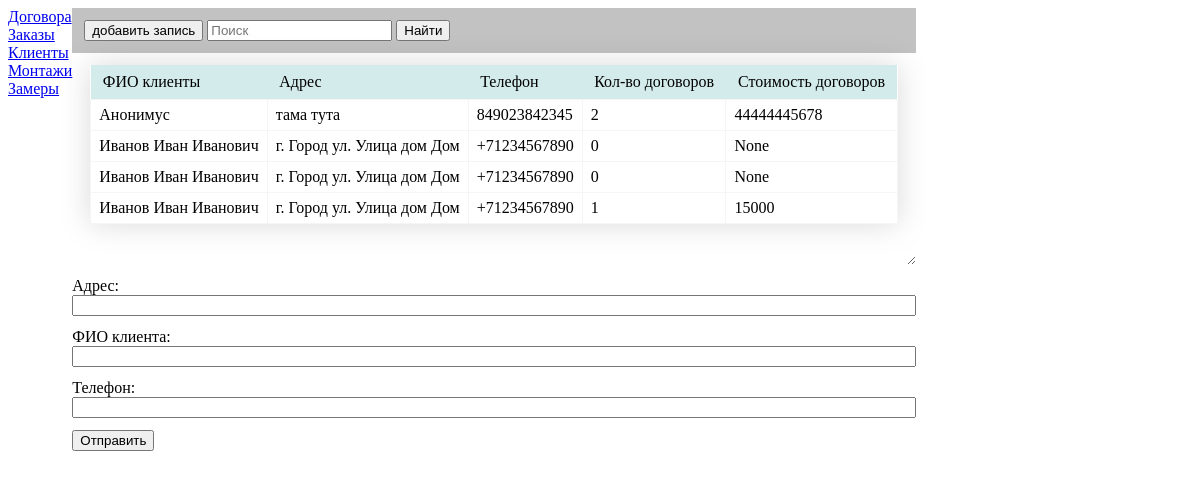
The page /forms/customers on the database its author committed.
### main_forms/models.py (models this page shows, shortened)
class Customers(models.Model):
    id = models.AutoField(primary_key=True, unique=True)
    address = models.CharField(max_length=255, verbose_name='Адрес')                        # Адрес
    customer_name = models.CharField(max_length=255, verbose_name='ФИО клиента')            # ФИО клиента
    phone = models.CharField(max_length=12, verbose_name='Телефон')                         # Телефон
    objects = models.Manager()

### main_forms/views.py (the view)
# urls.py: path("forms/customers", views.create_customer, name="create_customer"),
def create_customer(request):
    table_data = Customers.objects.annotate(
        num_contracts=Count('contracts'),  # Количество связанных договоров
        total_amount=Sum('contracts__price')  # Общая сумма договоров
    )
    return create_entity(request, table_data, CustomersForm, "main_forms/customers.html")

### main_forms/views.py (called while the page is built)
def create_entity(request, table_data, form_class, template_name):
    if request.method == 'POST':
        form = form_class(request.POST)
        if form.is_valid():
            task = form.save(commit=False)
            task.save()
    else:
        form = form_class
    context = {'table_data': table_data, "form": form}
    return render(request, template_name, context=context)

### main_forms/templates/main_forms/customers.html (shortened to what this page needs)
{% extends "main_forms/base.html" %}
{% block form_block %}
<div class="table-container">
  <table>
    <thead>
      <tr>
        <th>ФИО клиенты</th>
        <th>Адрес</th>
        <th>Телефон</th>
        <th>Кол-во договоров</th>
        <th>Стоимость договоров</th>
      </tr>
    </thead>
    <tbody>
      {% for row in table_data|slice:'::-1' %}
      <tr>
        <td>{{ row.customer_name }}</td>
        <td>{{ row.address }}</td>
        <td>{{ row.phone }}</td>
        <td>{{ row.num_contracts }}</td>
        <td>{{ row.total_amount }}</td>
      </tr>
      {% endfor %}
    </tbody>
  </table>
</div>
<form action="{% url 'create_customer' %}" method="post">
  {{ form.as_div }}
  <button type="submit" name="submit">Отправить</button>
</form>
{% endblock %}

### main_forms/static/main_forms/css/table.css (style rules this page uses)
.table-container { filter: drop-shadow(0px 0px 15px rgba(0, 0, 0, .15)); height: 200px; overflow: auto; padding-inline: 18px; margin-bottom: 12px; margin-top: 12px; resize: vertical; }
table { width: 100%; border-collapse: collapse; background-color: #fff; }
th { padding: 8px 12px; background-color: #D4EBEB; font-weight: 500; text-align: left; }
td { padding: 6px 8px; border: 1px solid #f5f5f5; }

### main_forms/static/main_forms/css/forms.css (style rules this page uses)
form > div { display: grid; margin-bottom: 12px; }

### rows shown on the page
Customers: customer_name "Анонимус", address "тама тута", phone "849023842345", num_contracts "2", total_amount "44444445678"
Customers: customer_name "Иванов Иван Иванович", address "г. Город ул. Улица дом Дом", phone "+71234567890", num_contracts "0", total_amount "None"
Customers: customer_name "Иванов Иван Иванович", address "г. Город ул. Улица дом Дом", phone "+71234567890", num_contracts "0", total_amount "None"
Customers: customer_name "Иванов Иван Иванович", address "г. Город ул. Улица дом Дом", phone "+71234567890", num_contracts "1", total_amount "15000"
